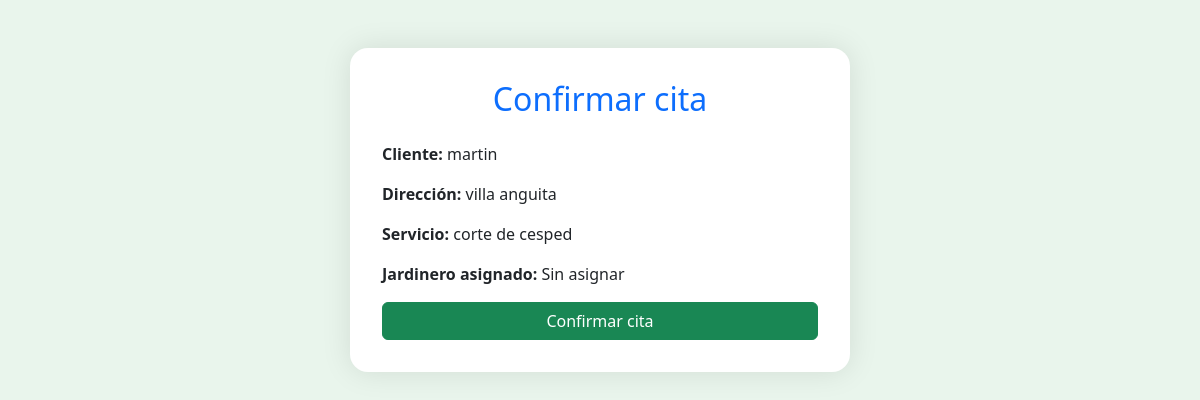
/confirmar-cita/1/, run on the app's committed database.
### visitas/models.py (models this page shows, shortened)
class Solicitud(models.Model):
    cliente_nombre = models.CharField(max_length=100)
    direccion = models.CharField(max_length=200)
    tipo_servicio = models.CharField(max_length=100)
    disponibilidad = models.CharField(max_length=100)
    metros_cuadrados = models.FloatField()
    jardinero = models.ForeignKey(Jardinero, on_delete=models.SET_NULL, null=True, blank=True)
    confirmado = models.BooleanField(default=False)
    hora_confirmada = models.DateTimeField(null=True, blank=True)
    lat = models.FloatField(null=True, blank=True)
    lng = models.FloatField(null=True, blank=True)

### visitas/views.py (the view)
# urls.py: path('confirmar-cita/<int:solicitud_id>/', views.confirmar_cita, name='confirmar_cita'),
def confirmar_cita(request, solicitud_id):
    solicitud = Solicitud.objects.get(id=solicitud_id)
    if request.method == 'POST':
        solicitud.confirmado = True
        solicitud.hora_confirmada = timezone.now()
        solicitud.save()
        return redirect('cita_confirmada', solicitud_id=solicitud.id)
    return render(request, 'visitas/confirmar_cita.html', {'solicitud': solicitud})

### visitas/templates/visitas/confirmar_cita.html (shortened to what this page needs)
<!DOCTYPE html>
<html lang="es">
<head>
    <link href="https://cdn.jsdelivr.net/npm/bootstrap@5.3.2/dist/css/bootstrap.min.css" rel="stylesheet">
</head>
<body style="background-color: #e9f5ec;">
<div class="container mt-5" style="background: #fff; border-radius: 18px; padding: 2rem; max-width: 500px; margin: 4rem auto; box-shadow: 0 0 30px rgba(0,0,0,0.10);">
    <h2 class="mb-4 text-primary text-center">Confirmar cita</h2>
    <p><strong>Cliente:</strong> {{ solicitud.cliente_nombre }}</p>
    <p><strong>Dirección:</strong> {{ solicitud.direccion }}</p>
    <p><strong>Servicio:</strong> {{ solicitud.tipo_servicio }}</p>
    <p><strong>Jardinero asignado:</strong> {{ solicitud.jardinero|default:'Sin asignar' }}</p>
    <form method="post">
        <button type="submit" class="btn btn-success w-100">Confirmar cita</button>
    </form>
</div>
</body>
</html>

### data on the page
Solicitud: cliente_nombre "martin", direccion "villa anguita", tipo_servicio "corte de cesped", jardinero "Sin asignar"
